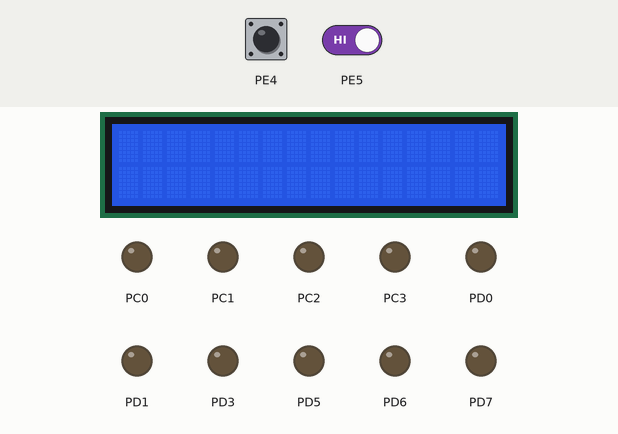
A program run on a simulated ATmega128, built with avr-gcc and emulated at 16 MHz. On the bench: 16×2 character LCD, output pins drawn as LEDs (lit = HIGH). Wiring (inferred from the signals the program sends): character LCD (HD44780): RS PD2; E PD4; data PC4, PC5, PC6, PC7. The inputs (shaded band) are chosen by the test bench; at power-on: PE4 LOW, PE5 HIGH. The character LCD is taken to start in 4-bit mode; pins used as bus, display or sensor lines are not drawn.

Above: at 1.2 s.
1.3 s: PE4 pulsed HIGH 5 times (0.12 s each, 0.3 s apart)
At 3.2 s:
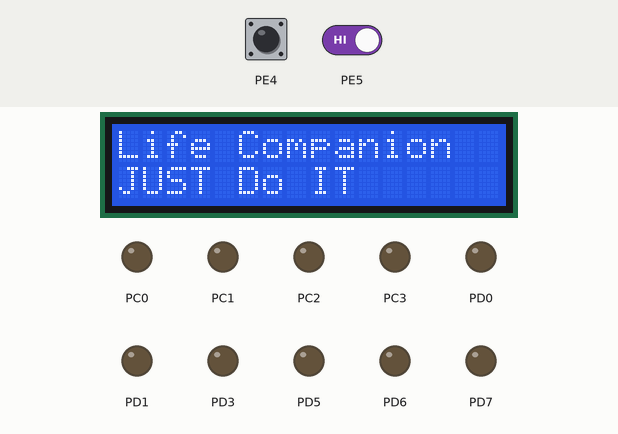
4.3 s: PE5 driven LOW
At 5.7 s:
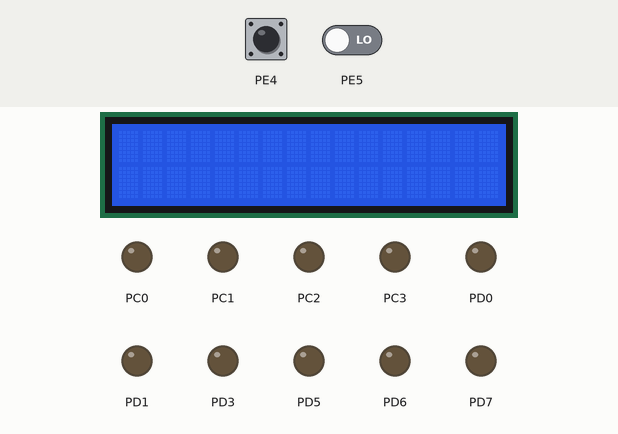
Timing chart, 0 to 7.3 s (numbered marks = the images above; inputs shaded):
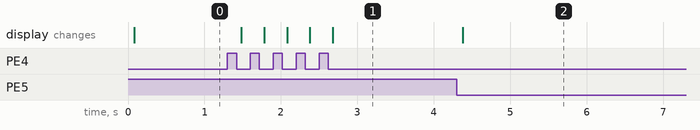

The program:

main.c
```c
#include <avr/io.h>
#define F_CPU 16000000UL
#include <util/delay.h>
#include <avr/interrupt.h>
#define NULL 0x00

#define BIT4_LINE2_DOT58 0x28 // 4 비트 모드, 2줄, 5x8도트
#define DISPON_CUROFF_BLKOFF 0x0C // 디스플레이 ON, 커서 OFF, 블링크 OFF
#define DISPOFF_CUROFF_BLKOFF 0x08
#define DISPCLEAR 0x01 // 디스플레이 클리어
#define INC_NOSHIFT 0x06 // 커서 증가, Delete/Insert
#define CUR1LINE 0x80
#define CUR2LINE 0xC0

#define OFF 10
#define ON 11

int state = OFF;
void CLCD_cmd(char); // 명령어 전송 함수
void CLCD_data(char);
void CLCD_puts(char *);

ISR(INT4_vect)
{
	_delay_ms(60);
	if((PINE & 0x10) == 0x10) return;

	EIFR |= 1 <<4;
	if(state == OFF) state = ON;
	else state = OFF;
}
char motto1[] = "Life Companion";
char motto2[] = "JUST Do IT";

int main(void){
	DDRC = 0xff; // PORTC : 명령어/데이터 포트
	DDRD = 0xff; // PORTD : 제어 포트
	// 초기화 시작
	_delay_ms(50); // 전원 인가 후 CLCD 셋업 시간
	CLCD_cmd(BIT4_LINE2_DOT58); // 4 비트 모드, 2줄, 5x8도트
	CLCD_cmd(DISPON_CUROFF_BLKOFF); // 디스플레이 ON, 커서 OFF, 블링크 OFF
	CLCD_cmd(INC_NOSHIFT); // 커서 증가, Delete/Insert
	CLCD_cmd(DISPCLEAR); // 디스플레이 클리어
	_delay_ms(2); // 디스플레이 클리어 실행 시간 동안 대기
	// 초기화 끝
	CLCD_cmd(CUR1LINE);
	CLCD_puts(motto1);
	CLCD_cmd(CUR2LINE);
	CLCD_puts(motto2);

	DDRE = 0x00;
	EICRB = 0x0a;
	EIMSK = 0x30;
	SREG |= 0x80;

	while(1)
	{
		if(state == ON) CLCD_cmd(DISPON_CUROFF_BLKOFF);
		else CLCD_cmd( DISPOFF_CUROFF_BLKOFF);
	}

}

void CLCD_data(char data){
	PORTD = 0x04; // 0b00000100, E(4)=0, R/W(3)=0, RS(2)=1, 데이터 사이클 시작
	_delay_us(1); //Setup Time
	PORTD = 0x14; //0b00010100, E(4)=1, R/W(3)=0, RS(2)=1, 명령어 활성화/Write/데이터 모드
	PORTC = data & 0xf0; // 상위 4비트 전송
	PORTD = 0x04; // 0b00000100, E(4)=0, R/W(3)=0, RS(2)=1, 연속 데이터 사이클(시작+종료)
	_delay_us(2); // 이전 사이클의 Hold Time & 다음 사이클의 Setup Time
	PORTD = 0x14; //0b00010100, E(4)=1, R/W(3)=0, RS(2)=1, 명령어 활성화/Write/데이터 모드
	PORTC = (data << 4) & 0xf0; // 하위 4비트 전송
	PORTD = 0x04; // 0b00000100, E(4)=0, R/W(3)=0, RS(2)=1, 명령어 사이클 종료
	_delay_ms(1);
}

void CLCD_puts(char *ptr){
	while(*ptr != NULL)
		CLCD_data(*ptr++);
}

void CLCD_cmd(char cmd){
	PORTD = 0x00; // 0b00000000, E(4)=0, R/W(3)=0, RS(2)=0, 명령어 사이클 시작
	_delay_us(1); //Setup Time
	PORTD = 0x10; //0b00010000, E(4)=1, R/W(3)=0, RS(2)=0, 명령어 활성화/Write/명령어 모드
	PORTC = cmd & 0xf0; // 상위 4비트 전송
	PORTD = 0x00; // 0b00000000, E(4)=0, R/W(3)=0, RS(2)=0, 연속 명령어 사이클(시작+종료)
	_delay_us(2); // 이전 사이클의 Hold Time & 다음 사이클의 Setup Time
	PORTD = 0x10; // 0b00010000, E(4)=1, R/W(3)=0, RS(2)=0, 명령어 활성화/Write/명령어 모드
	PORTC = (cmd << 4) & 0xf0; // 하위 4비트 전송
	PORTD = 0x00; // 0b00000000, E(4)=0, R/W(3)=0, RS(2)=0, 명령어 사이클 종료
	_delay_ms(1); // Hold Time
}
```

Measured:
- after the input at 1.3 s, the display: changes after 0.18 s (image 1)
- after the input at 4.3 s, the display: changes after 0.08 s (image 2)
